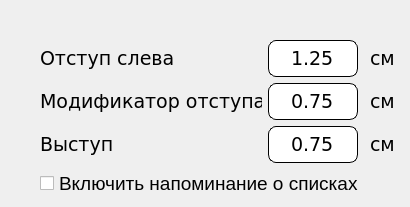
   <widget class="QWidget" name="tab_4">
    <attribute name="title">
     <string>Списки</string>
    </attribute>
    <widget class="QWidget" name="gridLayoutWidget_19">
     <property name="geometry">
      <rect>
       <x>40</x>
       <y>40</y>
       <width>361</width>
       <height>158</height>
      </rect>
     </property>
     <layout class="QGridLayout" name="gridLayout_14">
      <item row="3" column="0" colspan="3">
       <widget class="QCheckBox" name="CBListReminder">
        <property name="font">
         <font>
          <pointsize>14</pointsize>
          <weight>50</weight>
          <bold>false</bold>
         </font>
        </property>
        <property name="text">
         <string>Включить напоминание о списках</string>
        </property>
       </widget>
      </item>
      <item row="1" column="1">
       <widget class="QLineEdit" name="LEListMarginModify">
        <property name="maximumSize">
         <size>
          <width>90</width>
          <height>37</height>
         </size>
        </property>
        <property name="font">
         <font>
          <family>Verdana</family>
          <pointsize>14</pointsize>
          <weight>50</weight>
          <bold>false</bold>
         </font>
        </property>
        <property name="styleSheet">
         <string notr="true">QLineEdit {
  border-radius: 8px;
  border: 1px solid black;
  padding: 5px 15px;
}

QLineEdit:focus {
  border: 1px solid yellow;
}

QLineEdit::placeholder {
  color: #767e89;
}</string>
        </property>
        <property name="text">
         <string>0.75</string>
        </property>
        <property name="alignment">
         <set>Qt::AlignCenter</set>
        </property>
       </widget>
      </item>
      <item row="0" column="1">
       <widget class="QLineEdit" name="LEListMarginLeft">
        <property name="sizePolicy">
         <sizepolicy hsizetype="Fixed" vsizetype="Fixed">
          <horstretch>0</horstretch>
          <verstretch>0</verstretch>
         </sizepolicy>
        </property>
        <property name="maximumSize">
         <size>
          <width>90</width>
          <height>37</height>
         </size>
        </property>
        <property name="font">
         <font>
          <family>Verdana</family>
          <pointsize>14</pointsize>
          <weight>50</weight>
          <bold>false</bold>
         </font>
        </property>
        <property name="layoutDirection">
         <enum>Qt::LeftToRight</enum>
        </property>
        <property name="autoFillBackground">
         <bool>false</bool>
        </property>
        <property name="styleSheet">
         <string notr="true">QLineEdit {
  border-radius: 8px;
  border: 1px solid black;
  padding: 5px 15px;
}

QLineEdit:focus {
  border: 1px solid yellow;
}

QLineEdit::placeholder {
  color: #767e89;
}</string>
        </property>
        <property name="text">
         <string>1.25</string>
        </property>
        <property name="alignment">
         <set>Qt::AlignCenter</set>
        </property>
       </widget>
      </item>
      <item row="1" column="0">
       <widget class="QLabel" name="labelSettings_52">
        <property name="font">
         <font>
          <family>Verdana</family>
          <pointsize>14</pointsize>
          <weight>50</weight>
          <italic>false</italic>
          <bold>false</bold>
         </font>
        </property>
        <property name="mouseTracking">
         <bool>false</bool>
        </property>
        <property name="text">
         <string>Модификатор отступа</string>
        </property>
       </widget>
      </item>
      <item row="0" column="0">
       <widget class="QLabel" name="labelSettings_55">
        <property name="font">
         <font>
          <family>Verdana</family>
          <pointsize>14</pointsize>
          <weight>50</weight>
          <italic>false</italic>
          <bold>false</bold>
         </font>
        </property>
        <property name="mouseTracking">
         <bool>false</bool>
        </property>
        <property name="text">
         <string>Отступ слева</string>
        </property>
       </widget>
      </item>
      <item row="1" column="2">
       <widget class="QLabel" name="labelSettings_58">
        <property name="font">
         <font>
          <family>Verdana</family>
          <pointsize>14</pointsize>
          <weight>50</weight>
          <italic>false</italic>
          <bold>false</bold>
         </font>
        </property>
        <property name="mouseTracking">
         <bool>false</bool>
        </property>
        <property name="text">
         <string> см</string>
        </property>
       </widget>
      </item>
      <item row="0" column="2">
       <widget class="QLabel" name="labelSettings_57">
        <property name="font">
         <font>
          <family>Verdana</family>
          <pointsize>14</pointsize>
          <weight>50</weight>
          <italic>false</italic>
          <bold>false</bold>
         </font>
        </property>
        <property name="mouseTracking">
         <bool>false</bool>
        </property>
        <property name="text">
         <string> см </string>
        </property>
       </widget>
      </item>
      <item row="2" column="0">
       <widget class="QLabel" name="labelSettings_53">
        <property name="font">
         <font>
          <family>Verdana</family>
          <pointsize>14</pointsize>
          <weight>50</weight>
          <italic>false</italic>
          <bold>false</bold>
         </font>
        </property>
        <property name="mouseTracking">
         <bool>false</bool>
        </property>
        <property name="text">
         <string>Выступ</string>
        </property>
       </widget>
      </item>
      <item row="2" column="1">
       <widget class="QLineEdit" name="LEListLedge">
        <property name="maximumSize">
         <size>
          <width>90</width>
          <height>37</height>
         </size>
        </property>
        <property name="font">
         <font>
          <family>Verdana</family>
          <pointsize>14</pointsize>
          <weight>50</weight>
          <bold>false</bold>
         </font>
        </property>
        <property name="styleSheet">
         <string notr="true">QLineEdit {
  border-radius: 8px;
  border: 1px solid black;
  padding: 5px 15px;
}

QLineEdit:focus {
  border: 1px solid yellow;
}

QLineEdit::placeholder {
  color: #767e89;
}</string>
        </property>
        <property name="text">
         <string>0.75</string>
        </property>
        <property name="alignment">
         <set>Qt::AlignCenter</set>
        </property>
       </widget>
      </item>
      <item row="2" column="2">
       <widget class="QLabel" name="labelSettings_59">
        <property name="font">
         <font>
          <family>Verdana</family>
          <pointsize>14</pointsize>
          <weight>50</weight>
          <italic>false</italic>
          <bold>false</bold>
         </font>
        </property>
        <property name="mouseTracking">
         <bool>false</bool>
        </property>
        <property name="text">
         <string> см</string>
        </property>
       </widget>
      </item>
     </layout>
    </widget>
   </widget>
